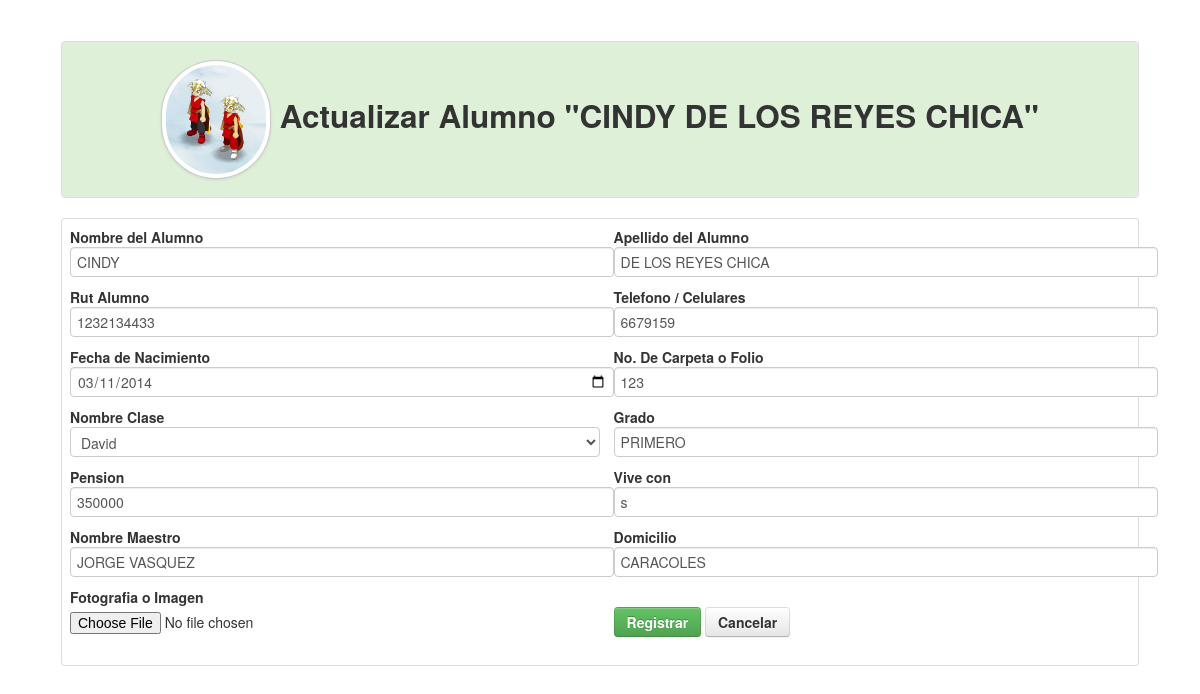
/crear_alumno.php?doc=1232134433 (signed in), run on the app's committed database.
### tables this page shows
CREATE TABLE IF NOT EXISTS `alumnos` (
  `id` int(11) NOT NULL AUTO_INCREMENT,
  `nombre` varchar(255) NOT NULL,
  `apellido` varchar(255) NOT NULL,
  `rut` varchar(255) NOT NULL,
  `telefono` varchar(255) NOT NULL,
  `fechan` date NOT NULL,
  `folio` varchar(255) NOT NULL,
  `curso` varchar(255) NOT NULL,
  `estado` varchar(255) NOT NULL,
  `maestro` varchar(255) NOT NULL,
  `pension` varchar(255) NOT NULL,
  `domicilio` varchar(255) NOT NULL,
  `estado_civil` varchar(255) NOT NULL,
  `grado` varchar(255) NOT NULL,
  PRIMARY KEY (`id`)
);

### Connections/Local.php (called while the page is built, shortened)
<?php
	function limpiar($tags){
		$tags = strip_tags($tags);
		$tags = stripslashes($tags);
		$tags = mysql_real_escape_string($tags);
		return $tags;
	}
?>

### crear_alumno.php (the view, shortened to what this page needs)
<?php
		include_once('Connections/Local.php');
		$id='';					$existe=FALSE;			$titulo='Registrar Alumnos';
		$nombre='';				$apellido='';			$rut='';			$telefono='';
		$fechan=date('Y-m-d');	$folio='';				$curso='';			$sangre='';
		$director='';			$pension='';			$grado='';			$barrio='';
		$dibu='<img src="alumnos/defecto.jpg" width="100" height="100">';
		if(!empty($_GET['doc'])){
			$doc=limpiar($_GET['doc']);
			$sql=mysql_query("SELECT * FROM alumnos WHERE rut='$doc'");
			if($row=mysql_fetch_array($sql)){
				$nombre=$row['nombre'];				$apellido=$row['apellido'];			$rut=$row['rut'];					$telefono=$row['telefono'];
				$fechan=$row['fechan'];				$folio=$row['folio'];				$curso=$row['curso'];				$sangre=$row['estado'];
				$director=$row['maestro'];			$pension=$row['pension'];			$grado=$row['grado'];				$barrio=$row['domicilio'];
				$titulo='Actualizar Alumno "'.$nombre.' '.$apellido.'"';
				if (file_exists("alumnos/".$rut.".jpg")){
					$dibu='<img src="alumnos/'.$rut.'.jpg" width="100" height="100" class="img-circle img-polaroid">';
				}else{
					$dibu='<img src="alumnos/defecto.jpg" width="100" height="100">';
				}
			}else{
				header('Location: alumnos.php');
			}
		}
?>
<!DOCTYPE html>
<html lang="en">
<head>
    <link href="css/bootstrap.css" rel="stylesheet">
    <link href="css/bootstrap-responsive.css" rel="stylesheet">
    <link href="css/docs.css" rel="stylesheet">
    <link href="js/google-code-prettify/prettify.css" rel="stylesheet">
</head>
<body data-spy="scroll" data-target=".bs-docs-sidebar">
<div align="center">
    <table width="90%">
      <tr>
        <td>
            <table class="table table-bordered">
              <tr class="success">
                <td><h2 align="center"><?php echo $dibu.' '.$titulo; ?></h2></td>
              </tr>
            </table>
            <table class="table table-bordered">
              <tr>
                <td>
                	<form name="form1" enctype="multipart/form-data" method="post" action="">
                	<div class="row-fluid">
                        <div class="span6">
                        	<strong>Nombre del Alumno</strong><br>
                            <input type="text" name="nombre" value="<?php echo $nombre; ?>" required class="input-xxlarge" autocomplete="off"><br>
                            <strong>Rut Alumno</strong><br>
                            <input type="text" name="rut" value="<?php echo $rut; ?>" required class="input-xxlarge" autocomplete="off"><br>
                            <strong>Fecha de Nacimiento</strong><br>
                            <input type="date" name="fechan" value="<?php echo $fechan; ?>" required class="input-xxlarge" autocomplete="off"><br>
                            <strong>Nombre Clase</strong><br>
                            <select name="curso" class="input-xxlarge">
								<?php
                                    $c=mysql_query("SELECT * FROM salones WHERE estado='s'");
                                    while($d=mysql_fetch_array($c)){
                                        if($d['id']==$curso){
                                            echo '<option value="'.$d['id'].'" selected>'.$d['nombre'].'</option>';
                                        }else{
                                            echo '<option value="'.$d['id'].'">'.$d['nombre'].'</option>';
                                        }
                                    }
                                ?>
                            </select><br>
                            <strong>Pension</strong><br>
                            <input type="text" name="pension" value="<?php echo $pension; ?>" required class="input-xxlarge" autocomplete="off"><br>
                            <strong>Nombre Maestro</strong><br>
                            <input type="text" name="maestro" value="<?php echo $director; ?>" required class="input-xxlarge" autocomplete="off"><br>
                            <strong>Fotografia o Imagen</strong><br>
                            <input type="file" name="imagen"><br>
                        </div>
                        <div class="span6">
	                        <strong>Apellido del Alumno</strong><br>
                            <input type="text" name="apellido" value="<?php echo $apellido; ?>" required class="input-xxlarge" autocomplete="off"><br>
                            <strong>Telefono / Celulares</strong><br>
                            <input type="text" name="telefono" value="<?php echo $telefono; ?>" required class="input-xxlarge" autocomplete="off"><br>
                            <strong>No. De Carpeta o Folio</strong><br>
                            <input type="text" name="folio" value="<?php echo $folio; ?>" required class="input-xxlarge" autocomplete="off"><br>
                            <strong>Grado</strong><br>
                            <input type="text" name="grado" value="<?php echo $grado; ?>" required class="input-xxlarge" autocomplete="off"><br>
                            <strong>Vive con</strong><br>
                            <input type="text" name="estado" value="<?php echo $sangre; ?>" required class="input-xxlarge" autocomplete="off"><br>
                            <strong>Domicilio</strong><br>
                            <input type="text" name="domicilio" value="<?php echo $barrio; ?>" required class="input-xxlarge" autocomplete="off"><br><br>
                            <button type="submit" class="btn btn-success"><strong>Registrar</strong></button>
                            <a href="crear_alumno.php" class="btn"><strong>Cancelar</strong></a>
                        </div>
                    </div>
                    </form>
                </td>
              </tr>
            </table>
        </td>
      </tr>
    </table>
</div>
</body>
</html>

### css/docs.css (style rules this page uses)
body { position: relative; padding-top: 40px; }

### data on the page
alumnos: rut (picture), titulo "Actualizar Alumno \"CINDY DE LOS REYES CHICA\"", nombre "CINDY", rut "1232134433", fechan "03/11/2014", pension "350000", maestro "JORGE VASQUEZ", apellido "DE LOS REYES CHICA", telefono "6679159", folio "123", grado "PRIMERO", estado "s", domicilio "CARACOLES"

### other printed values
form field curso "David"
